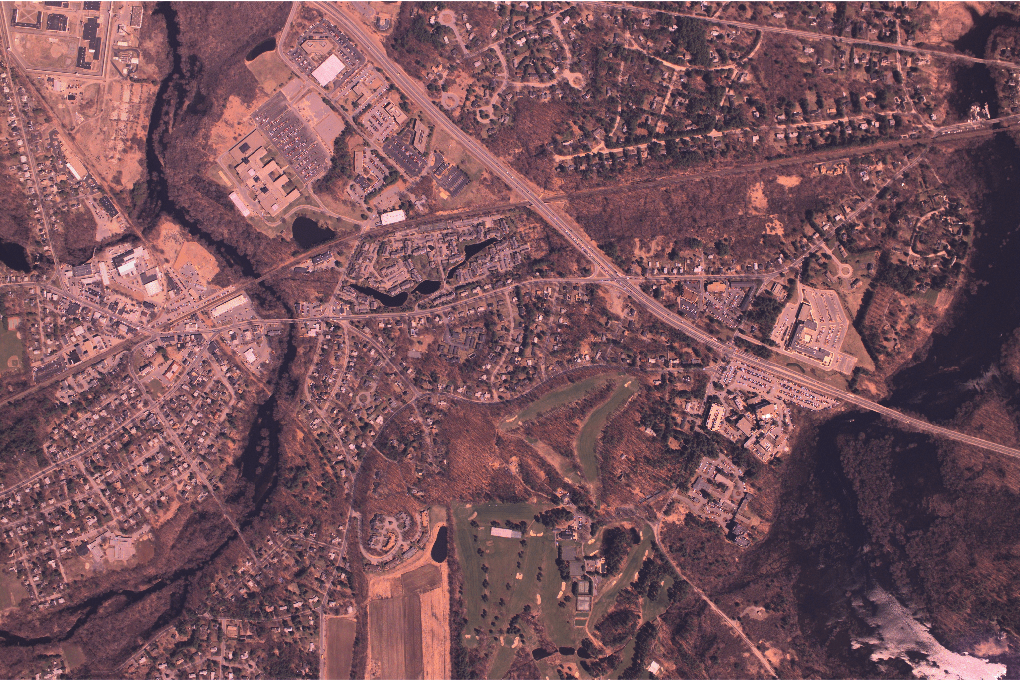
%> input picture Assigment/Assignment 1/iMat1.png, 1021 x 680 px, given in place of image1.png, which was not available
$ octave Assignment1_RBRafiq.m   (GNU Octave 9; MATLAB toolbox functions it lacks are replaced by stand-ins)
%> lines starting %> are read from the running program, lines starting %| are printed output that depends on the picture; pictures that were not available may be replaced by others from this repository, and a replacement may not be noted
% To get the output, run each section.
% Read and display image

im = imread('image1.png');
%> im is the input picture: size 680x1021x3 uint8; mean R, G, B 121.3, 83.1, 90.9
imshow(im)
imwrite(im, 'res1.png');

% Covert color image into HSV and display each channel

hsv = rgb2hsv(im);
%> hsv: size 680x1021x3 double; mean H, S, V 0.712, 0.322, 0.48

imshow(hsv(:, :, 1))
imwrite(hsv(:, :, 1), 'hsv1.png');

imshow(hsv(:, :, 2))
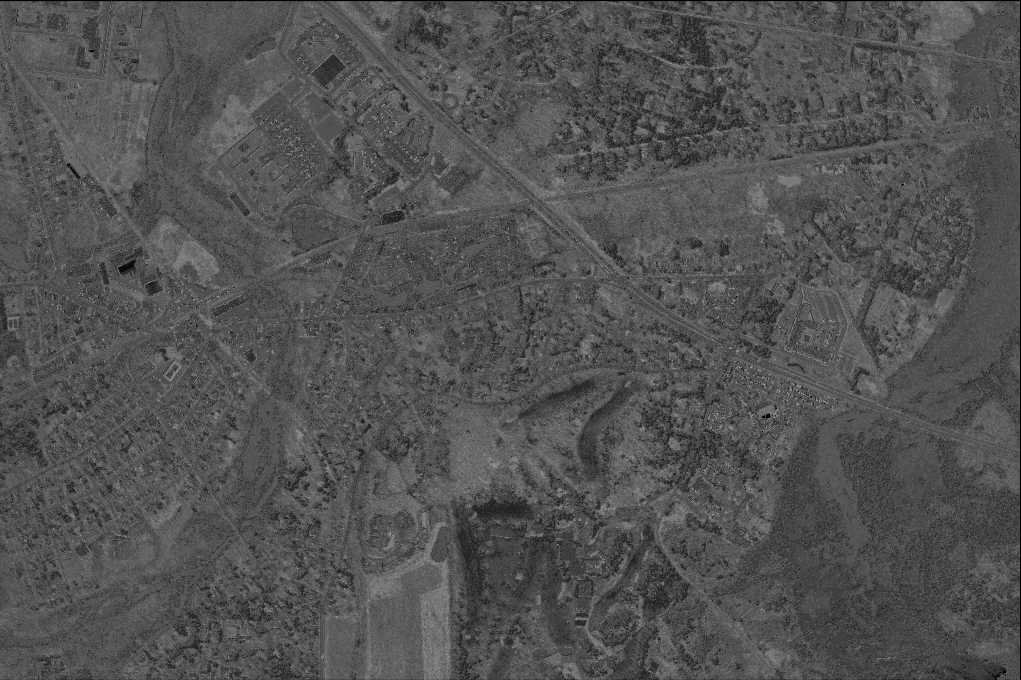
%> displayed picture: size 680x1021, on the screen's scale of 0 to 255; min 0, max 150, mean 82.1
imwrite(hsv(:, :, 2), 'hsv2.png');

imshow(hsv(:, :, 3))
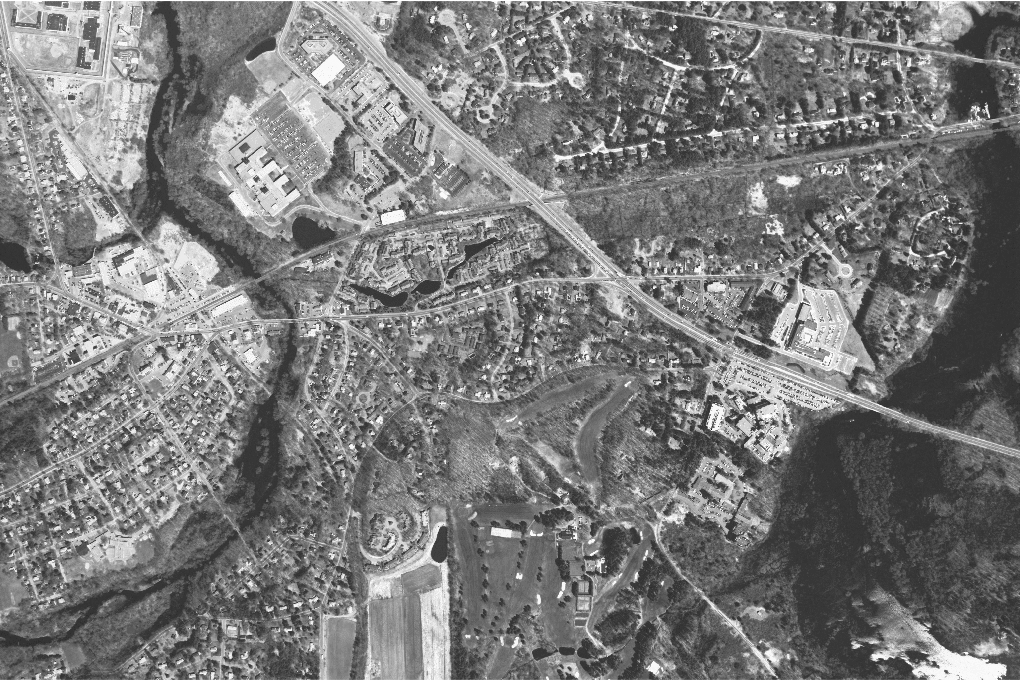
%> displayed picture: size 680x1021, on the screen's scale of 0 to 255; min 7, max 255, mean 122.4
imwrite(hsv(:, :, 3), 'hsv3.png');

% Enlarge and crop image

re_img = imresize(im, 2.0); % Enlarge image by 2 times
imshow(re_img)
imwrite(re_img, 're.png');

cr_img = imcrop(re_img,[0 0 1024 1024]); % Crop image to original
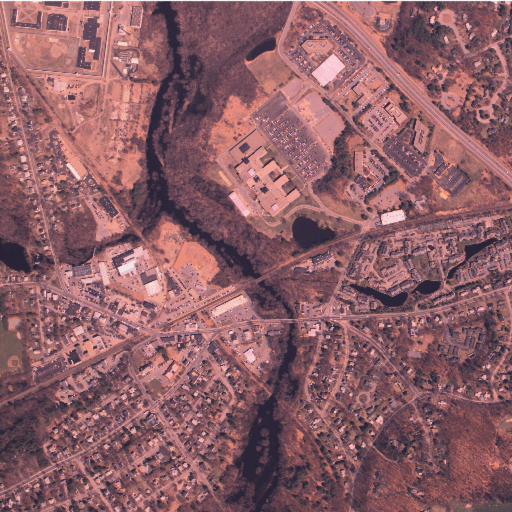
%> cr_img: size 1024x1024x3 uint8 (shown at 1/2 size); mean R, G, B 140.8, 95.5, 102.4
imshow(cr_img)
imwrite(cr_img, 'cr.png');

% Convert color image into grayscale

gray = rgb2gray(im);
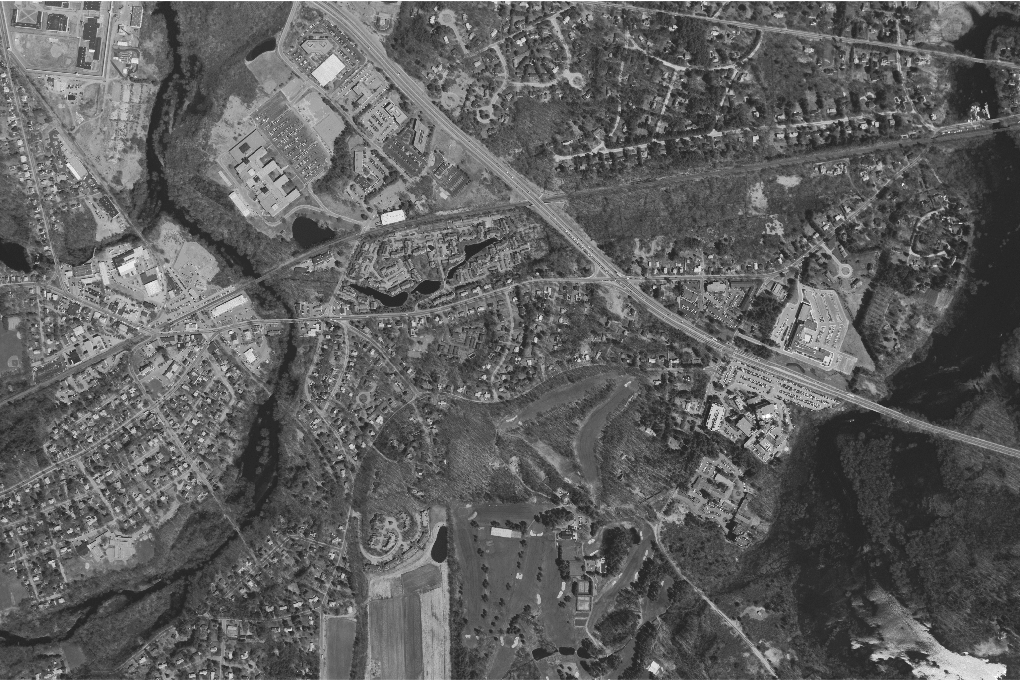
%> gray: size 680x1021 uint8; min 6, max 255, mean 95.4
imshow(gray)
imwrite(gray, 'gray.png');

% Generate and display histogram

hfig = figure; imhist(gray)
saveas(hfig, 'hist.png');

% Histogram matching

inp1 = imread('image1.png');
inp2 = imread('image2.png');
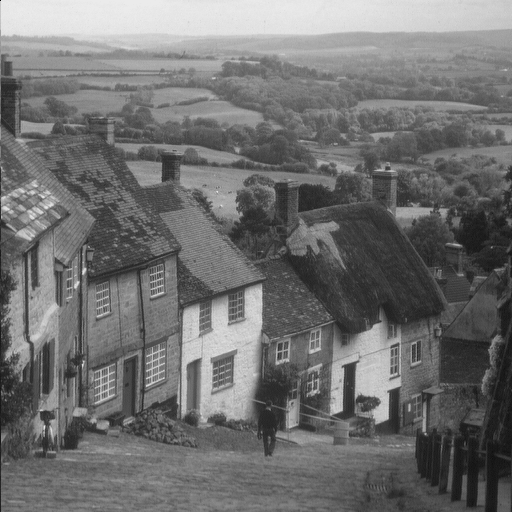
%> input picture Assigment/Assignment 1/image2.png, 512 x 512 px
%> inp2 is the input picture: size 512x512 uint8; min 10, max 235, mean 112.2
out = histMatching(inp1, inp2); % Calling the histogram matching function
imshow(out)
imhist(out)
imwrite(out, 'matced.png');

% Function for histogram matching

function out = histMatching(iMat1, iMat2)
    im1 = im2gray(iMat1); % color conversion
    im2 = im2gray(iMat2); % color conversion
    ref = imhist(im1); % reference histogram
%> ref = 256 values, max 20821 at index 42, min 0 at index 1, mean 2712
    out = histeq(im2, ref);
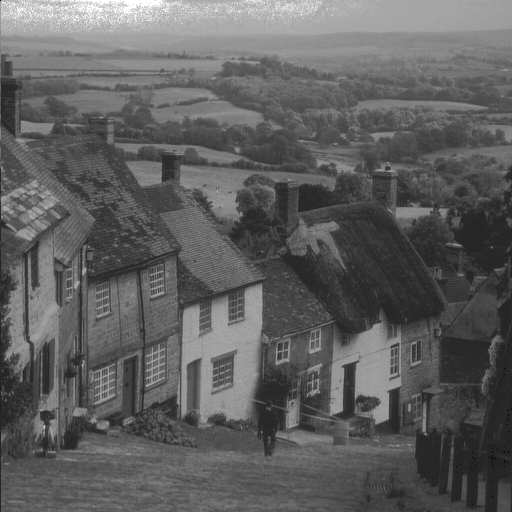
%> out: size 512x512 uint8; min 6, max 255, mean 95.2
%> `imhist(out)`:
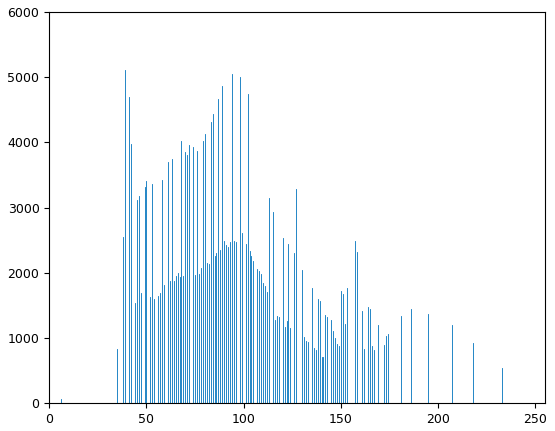
%> figure redrawn from the program's plot data; highest point at x = 39, y = 5104
end
